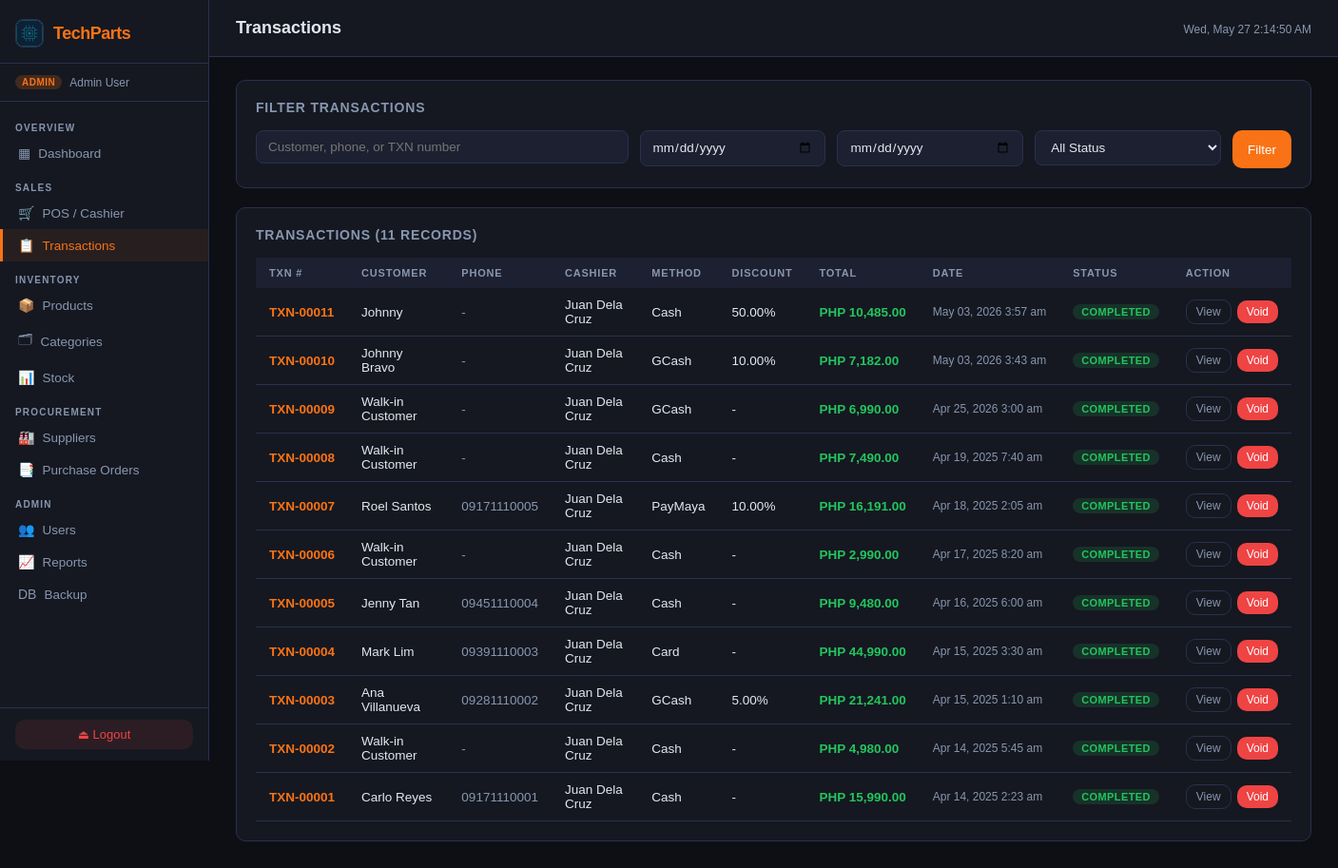
The app's page /pages/transactions.php (signed in), older data.
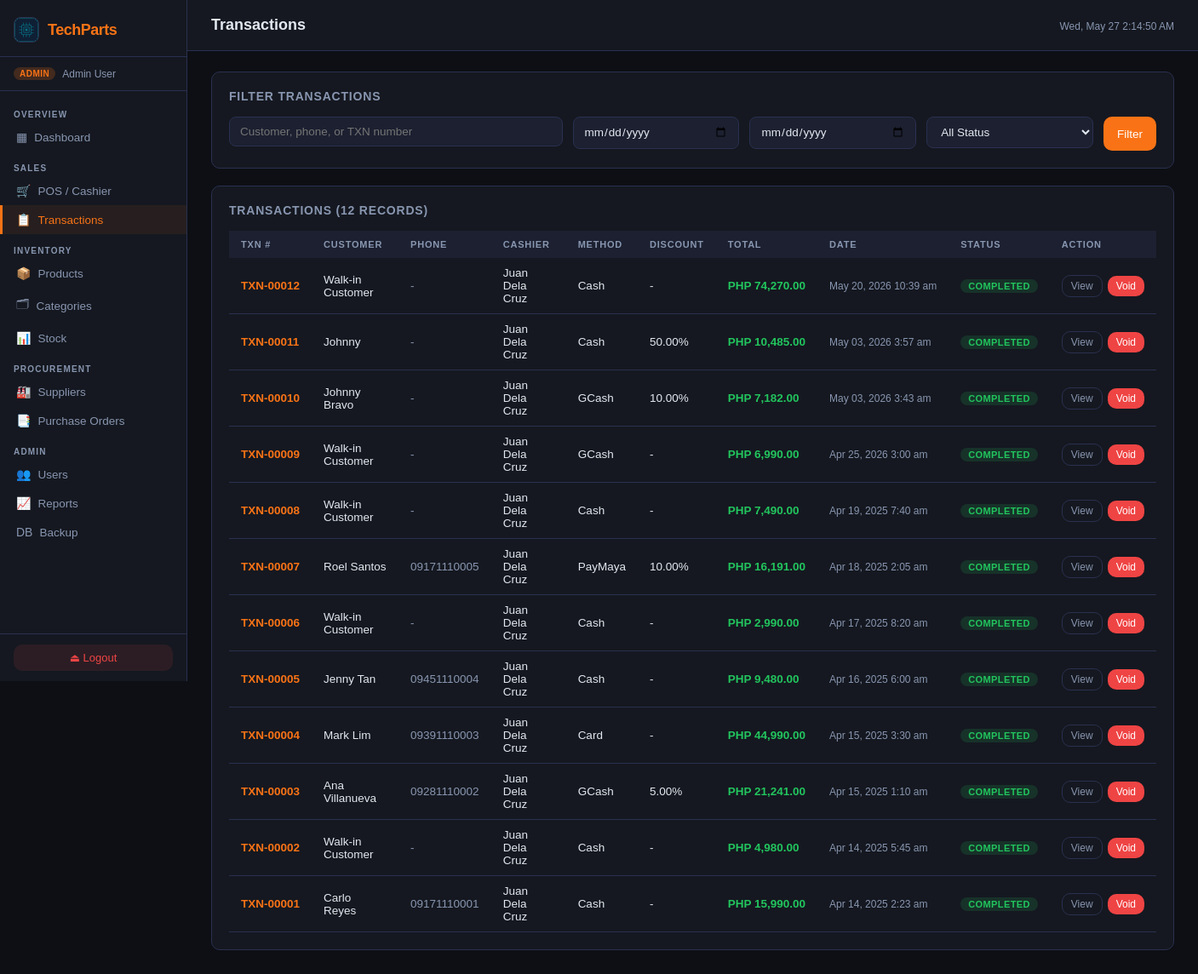
The same page, newer data.
### tables this page shows
CREATE TABLE `transaction` (
  `ID` int NOT NULL AUTO_INCREMENT,
  `TransactionDate` timestamp NULL DEFAULT CURRENT_TIMESTAMP,
  `CustomerName` varchar(150) DEFAULT 'Walk-in Customer',
  `CustomerPhone` varchar(20) DEFAULT NULL,
  `PaymentMethod` enum('Cash','Card','GCash','PayMaya','Other') DEFAULT 'Cash',
  `AmountTendered` decimal(10,2) DEFAULT '0.00',
  `Discount` decimal(5,2) DEFAULT '0.00',
  `TotalAmount` decimal(10,2) NOT NULL,
  `Status` enum('Completed','Voided','Refunded') DEFAULT 'Completed',
  `Notes` text,
  `Cashier_ID` int NOT NULL,
  PRIMARY KEY (`ID`),
  KEY `Cashier_ID` (`Cashier_ID`),
  CONSTRAINT `transaction_ibfk_1` FOREIGN KEY (`Cashier_ID`) REFERENCES `user` (`ID`),
  CONSTRAINT `chk_discount` CHECK ((`Discount` between 0 and 100)),
  CONSTRAINT `chk_tendered` CHECK ((`AmountTendered` >= 0)),
  CONSTRAINT `chk_total` CHECK ((`TotalAmount` >= 0))
);

CREATE TABLE `user` (
  `ID` int NOT NULL AUTO_INCREMENT,
  `Name` varchar(100) NOT NULL,
  `Email` varchar(254) NOT NULL,
  `Password` varchar(255) NOT NULL,
  `Role` enum('Admin','Cashier') NOT NULL,
  `IsActive` tinyint(1) DEFAULT '1',
  `CreatedAt` timestamp NULL DEFAULT CURRENT_TIMESTAMP,
  PRIMARY KEY (`ID`),
  UNIQUE KEY `Email` (`Email`)
);

### includes/config.php (called while the page is built, shortened)
<?php
function currentUser(): array
{
    return [
        'id'   => $_SESSION['user_id']   ?? null,
        'name' => $_SESSION['user_name'] ?? 'Guest',
        'role' => $_SESSION['role']      ?? 'Viewer',
    ];
}

### pages/transactions.php (the view, shortened to what this page needs)
<?php
require_once __DIR__ . '/../includes/config.php';
$pageTitle = 'Transactions';
$db = getDB();
$search   = trim($_GET['q'] ?? '');
$dateFrom = $_GET['from'] ?? '';
$dateTo   = $_GET['to'] ?? '';
$where = ['1=1'];
$params = [];
$whereStr = implode(' AND ', $where);
$page = max(1, (int)($_GET['page'] ?? 1));
$limit = 20;
$offset = ($page - 1) * $limit;
$total = $db->prepare("SELECT COUNT(*) FROM Transaction t WHERE $whereStr");
$total->execute($params);
$totalRows = (int)$total->fetchColumn();
$stmt = $db->prepare("
  SELECT t.*, u.Name AS CashierName
  FROM Transaction t
  JOIN User u ON t.Cashier_ID = u.ID
  WHERE $whereStr
  ORDER BY t.TransactionDate DESC
  LIMIT $limit OFFSET $offset
");
$stmt->execute($params);
$txns = $stmt->fetchAll();
function txnNo(int $id): string
{
  return 'TXN-' . str_pad((string)$id, 5, '0', STR_PAD_LEFT);
}
function statusColor(string $status): string
{
  return match ($status) {
    'Completed' => 'green',
    'Voided' => 'red',
    'Refunded' => 'yellow',
    default => 'gray',
  };
}
include __DIR__ . '/../includes/header.php';
?>
<link rel="stylesheet" href="/css/transactions.css">
<div class="card tx-filter-card">
  <div class="card-title">Filter Transactions</div>
  <form method="GET">
    <div class="tx-filter-grid">
      <div class="form-group">
        <input type="text" name="q" class="form-control" placeholder="Customer, phone, or TXN number" value="<?= htmlspecialchars($search) ?>">
      </div>
      <div class="form-group">
        <input type="date" name="from" class="form-control" value="<?= htmlspecialchars($dateFrom) ?>">
      </div>
      <div class="form-group">
        <input type="date" name="to" class="form-control" value="<?= htmlspecialchars($dateTo) ?>">
      </div>
      <div class="form-group">
        <select name="status" class="form-control">
          <option value="">All Status</option>
        </select>
      </div>
      <button type="submit" class="btn btn-primary">Filter</button>
    </div>
  </form>
</div>
<div class="card tx-card">
  <div class="card-title">Transactions (<?= number_format($totalRows) ?> records)</div>
  <div class="table-wrap tx-table-wrap">
    <table class="tx-table">
      <thead>
        <tr>
          <th>TXN #</th>
          <th>Customer</th>
          <th>Phone</th>
          <th>Cashier</th>
          <th>Method</th>
          <th>Discount</th>
          <th>Total</th>
          <th>Date</th>
          <th>Status</th>
          <th>Action</th>
        </tr>
      </thead>
      <tbody>
        <?php foreach ($txns as $t): ?>
          <?php $id = (int)$t['ID']; ?>
          <tr>
            <td class="tx-number"><?= txnNo($id) ?></td>
            <td><?= htmlspecialchars($t['CustomerName']) ?></td>
            <td class="tx-muted"><?= htmlspecialchars($t['CustomerPhone'] ?? '-') ?></td>
            <td><?= htmlspecialchars($t['CashierName']) ?></td>
            <td><?= htmlspecialchars($t['PaymentMethod']) ?></td>
            <td><?= (float)$t['Discount'] > 0 ? htmlspecialchars($t['Discount']) . '%' : '-' ?></td>
            <td class="tx-amount">PHP <?= number_format($t['TotalAmount'], 2) ?></td>
            <td class="tx-date"><?= date('M d, Y g:i a', strtotime($t['TransactionDate'])) ?></td>
            <td><span class="badge badge-<?= statusColor($t['Status']) ?>"><?= htmlspecialchars($t['Status']) ?></span></td>
            <td>
              <div class="tx-actions">
                <button class="btn btn-ghost btn-sm" type="button" onclick="openModal('txn-<?= $id ?>')">View</button>
                <?php if ($t['Status'] === 'Completed' && in_array($_SESSION['role'], ['Admin', 'Cashier'], true)): ?>
                  <form method="POST">
                    <button type="button" class="btn btn-danger btn-sm" onclick="confirmDelete('Void this transaction?', this.closest('form'))">Void</button>
                  </form>
                <?php endif; ?>
              </div>
            </td>
          </tr>
        <?php endforeach; ?>
      </tbody>
    </table>
  </div>
</div>
<?php include __DIR__ . '/../includes/footer.php'; ?>

### includes/header.php (shortened to what this page needs)
<?php
$user = currentUser();
$page = basename($_SERVER['PHP_SELF'], '.php');
?>
<!DOCTYPE html>
<html lang="en">
<head>
  <link rel="stylesheet" href="/css/style.css">
</head>
<body>
  <nav class="sidebar">
    <div class="sidebar-brand">
      <?php $logoClass = 'sidebar-logo'; include __DIR__ . '/logo.php'; ?>
      <span class="brand-name">TechParts</span>
    </div>
    <div class="sidebar-role">
      <span class="role-badge role-<?= strtolower($user['role']) ?>"><?= $user['role'] ?></span>
      <span class="user-name"><?= htmlspecialchars($user['name']) ?></span>
    </div>
    <ul class="nav-links">
      <li class="nav-section">OVERVIEW</li>
      <li class="<?= $page === 'dashboard' ? 'active' : '' ?>">
        <a href="/pages/dashboard.php"><i class="ico">▦</i> Dashboard</a>
      </li>
      <?php if (in_array($user['role'], ['Admin', 'Cashier', 'User'])): ?>
        <li class="nav-section">SALES</li>
        <?php if (in_array($user['role'], ['Admin', 'Cashier'])): ?>
          <li class="<?= $page === 'cashier' ? 'active' : '' ?>">
            <a href="/pages/cashier.php"><i class="ico">🛒</i> POS / Cashier</a>
          </li>
        <?php endif; ?>
        <li class="<?= $page === 'transactions' ? 'active' : '' ?>">
          <a href="/pages/transactions.php"><i class="ico">📋</i> Transactions</a>
        </li>
      <?php endif; ?>
      <li class="nav-section">INVENTORY</li>
      <li class="<?= $page === 'products' ? 'active' : '' ?>">
        <a href="/pages/products.php"><i class="ico">📦</i> Products</a>
      </li>
      <li class="<?= $page === 'categories' ? 'active' : '' ?>">
        <a href="/pages/categories.php"><i class="ico">🗂</i> Categories</a>
      </li>
      <li class="<?= $page === 'stock' ? 'active' : '' ?>">
        <a href="/pages/stock.php"><i class="ico">📊</i> Stock</a>
      </li>
      <li class="nav-section">PROCUREMENT</li>
      <li class="<?= $page === 'suppliers' ? 'active' : '' ?>">
        <a href="/pages/suppliers.php"><i class="ico">🏭</i> Suppliers</a>
      </li>
      <li class="<?= $page === 'purchase_orders' ? 'active' : '' ?>">
        <a href="/pages/purchase_orders.php"><i class="ico">📑</i> Purchase Orders</a>
      </li>
      <?php if ($user['role'] === 'Admin'): ?>
        <li class="nav-section">ADMIN</li>
        <li class="<?= $page === 'users' ? 'active' : '' ?>">
          <a href="/pages/users.php"><i class="ico">👥</i> Users</a>
        </li>
        <li class="<?= $page === 'reports' ? 'active' : '' ?>">
          <a href="/pages/reports.php"><i class="ico">📈</i> Reports</a>
        </li>
        <li class="<?= $page === 'backup' ? 'active' : '' ?>">
          <a href="/pages/backup.php"><i class="ico">DB</i> Backup</a>
        </li>
      <?php endif; ?>
    </ul>
    <div class="sidebar-footer">
      <a href="/pages/logout.php" class="logout-btn" data-confirm-logout>⏏ Logout</a>
    </div>
  </nav>
  <main class="main-content">
    <header class="top-bar">
      <h1 class="page-title"><?= htmlspecialchars($pageTitle ?? 'Dashboard') ?></h1>
      <div class="top-bar-right">
        <span class="date-display" id="live-clock"></span>
      </div>
    </header>
    <div class="page-body">

### includes/logo.php
<?php
$logoClass = $logoClass ?? 'app-logo';
$logoAlt = $logoAlt ?? 'TechParts logo';
?>
<img src="/assets/images/logo.png" alt="<?= htmlspecialchars($logoAlt, ENT_QUOTES, 'UTF-8') ?>" class="<?= htmlspecialchars($logoClass, ENT_QUOTES, 'UTF-8') ?>">

### includes/footer.php (shortened to what this page needs)
</div>
</main>
</body>
</html>

### css/transactions.css (style rules this page uses)
.tx-filter-grid { display: grid; grid-template-columns: minmax(240px, 2fr) repeat(3, minmax(140px, 1fr)) auto; gap: 12px; align-items: start; }
.tx-filter-grid .form-group { margin: 0; }
.tx-filter-grid .btn { height: 40px; justify-content: center; }
.tx-card { padding: 0; overflow: hidden; }
.tx-card .card-title { padding: 20px 20px 0; }
.tx-table-wrap { padding: 0 20px 20px; }
.tx-table { min-width: 980px; }
.tx-table tbody td { vertical-align: middle; }
.tx-number { font-family: 'Syne', sans-serif; font-weight: 700; color: var(--accent); white-space: nowrap; }
.tx-muted, .tx-date { color: var(--text-muted); }
.tx-date { font-size: 12px; white-space: nowrap; }
.tx-amount { color: var(--accent3); font-weight: 700; white-space: nowrap; }
.tx-actions { display: flex; gap: 6px; align-items: center; white-space: nowrap; }
.tx-actions form { margin: 0; }

Row changes from the older to the newer data that the page shows:
added transaction: ID "TXN-00012", CustomerName "Walk-in Customer", CustomerPhone "-", Cashier_ID.Name "Juan Dela Cruz", PaymentMethod "Cash", TotalAmount "74,270.00", TransactionDate "May 20, 2026 10:39 am", Status "COMPLETED"
Text that changed along with them:
$totalRows: "11" → "12"
